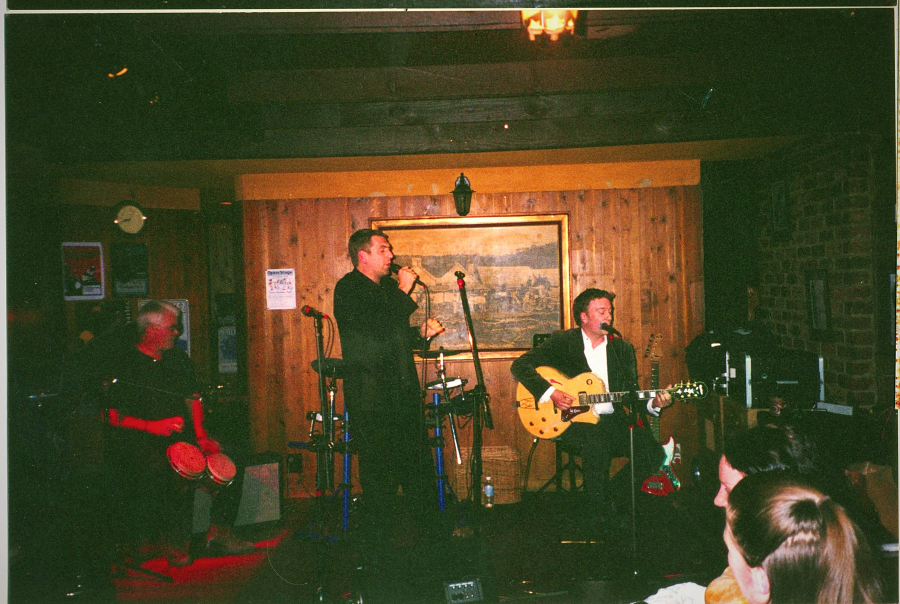
#> input picture assets/img/band-full-1994.jpg, 1800 x 1208 px (shown at 1/2 size)
$ python -i archival.py   (imports and definitions only)
#> lines starting #> are read from the running program, lines starting #| are printed output that depends on the picture
#> further down, picture is the input picture: PIL image 1800x1208 RGB; mean R, G, B 73.3, 68.5, 37.9
"""Shared archival image treatment."""
#!/usr/bin/env python3
"""Turn the two St Andrews Pub scans into a set of archival plates for the site."""
import os, math
from PIL import Image, ImageEnhance, ImageOps, ImageFilter, ImageChops

SRC = "/mnt/user-data/uploads/Frankie Velvet"
OUT = "/home/claude/frankievelvet/assets/img"
# [1 line not run here, left out]

# [33 lines left out: function trim_scanner_border, not called in this run]


def grade(im, lift=0.075, warmth=1.02, sat=0.88, gamma=0.76, vig=0.32, grain=7):
    """Faded-archive grade: open the shadows, warm it, pull the saturation, vignette, grain."""
#> called with lift = 0.075, warmth = 1.02, sat = 0.88, gamma = 0.76, vig = 0.32, grain = 7
    im = im.convert("RGB")

    # gamma lift so the very dark pub interior reads
    lut = [min(255, int(255 * ((i / 255) ** gamma))) for i in range(256)]
    im = im.point(lut * 3)

    # gentle per-channel autocontrast keeps the reds from clipping
    im = ImageOps.autocontrast(im, cutoff=(0.4, 0.6))

    # shadow lift, weighted so the blacks go warm brown rather than green
    L = lift * 255
    r, g, b = im.split()
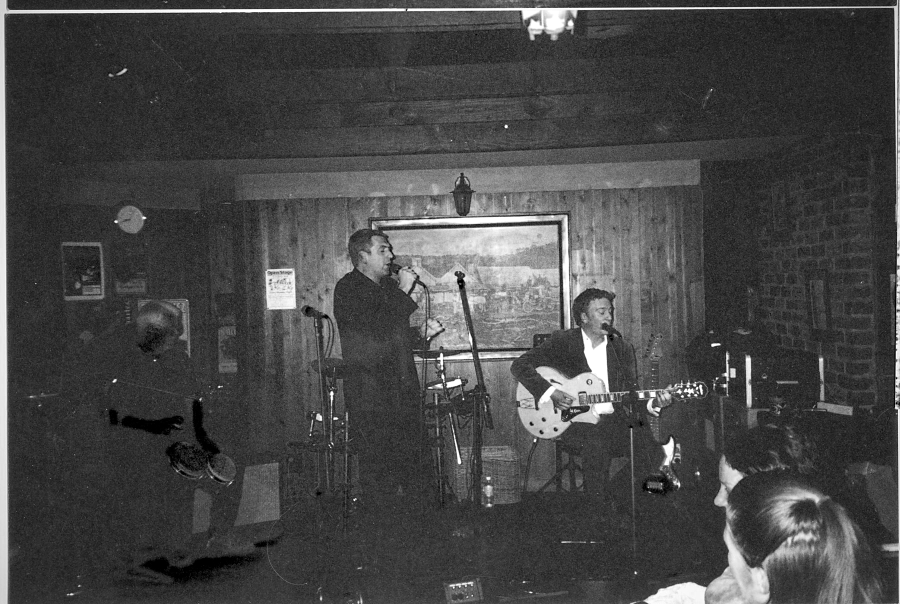
#> g: PIL image 1800x1208 L (shown at 1/2 size); min 0, max 255, mean 71.1
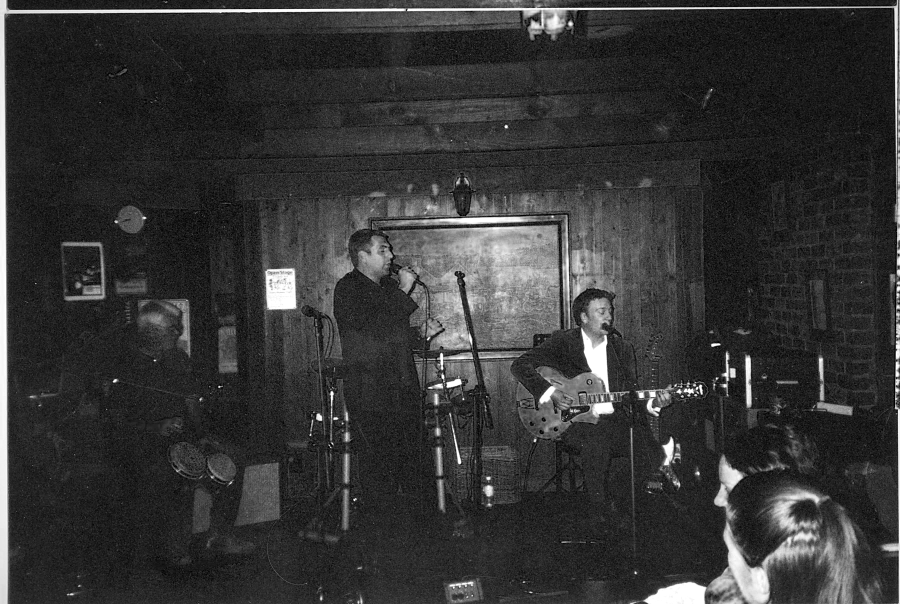
#> b: PIL image 1800x1208 L (shown at 1/2 size); min 0, max 255, mean 53.2
    r = r.point(lambda i: min(255, int(i * (1.03 * warmth) + L * 1.00)))
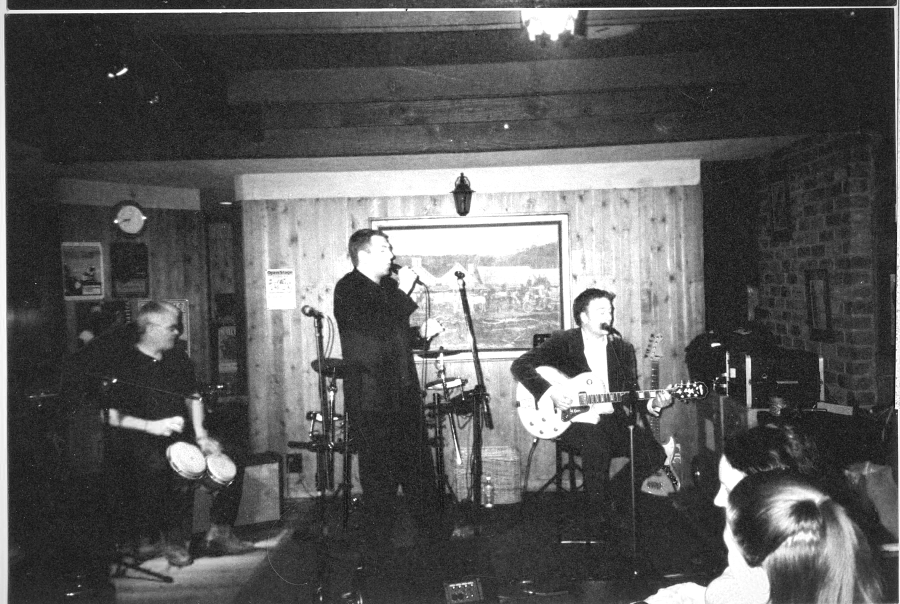
#> r: PIL image 1800x1208 L (shown at 1/2 size); min 19, max 255, mean 91.2
    g = g.point(lambda i: min(255, int(i * 0.985 + L * 0.78)))
    b = b.point(lambda i: min(255, int(i * (0.930 / warmth) + L * 0.58)))
    im = Image.merge("RGB", (r, g, b))

    im = ImageEnhance.Color(im).enhance(sat)
    im = ImageEnhance.Contrast(im).enhance(1.06)

    # vignette
    w, h = im.size
#> w = 1800; h = 1208
    mask = Image.new("L", (w, h), 0)
#> mask: PIL image 1800x1208 L; every value is 0
    mpx = mask.load()
    cx, cy = w / 2, h / 2
#> cx = 900; cy = 604
    mx = math.hypot(cx, cy)
#> mx = 1083.9
    for y in range(0, h, 2):
        for x in range(0, w, 2):
            d = math.hypot(x - cx, y - cy) / mx
            v = int(255 * max(0.0, 1 - vig * (d ** 2.4)))
            mpx[x, y] = v
            if x + 1 < w: mpx[x + 1, y] = v
            if y + 1 < h:
                mpx[x, y + 1] = v
                if x + 1 < w: mpx[x + 1, y + 1] = v
    mask = mask.filter(ImageFilter.GaussianBlur(w / 60))
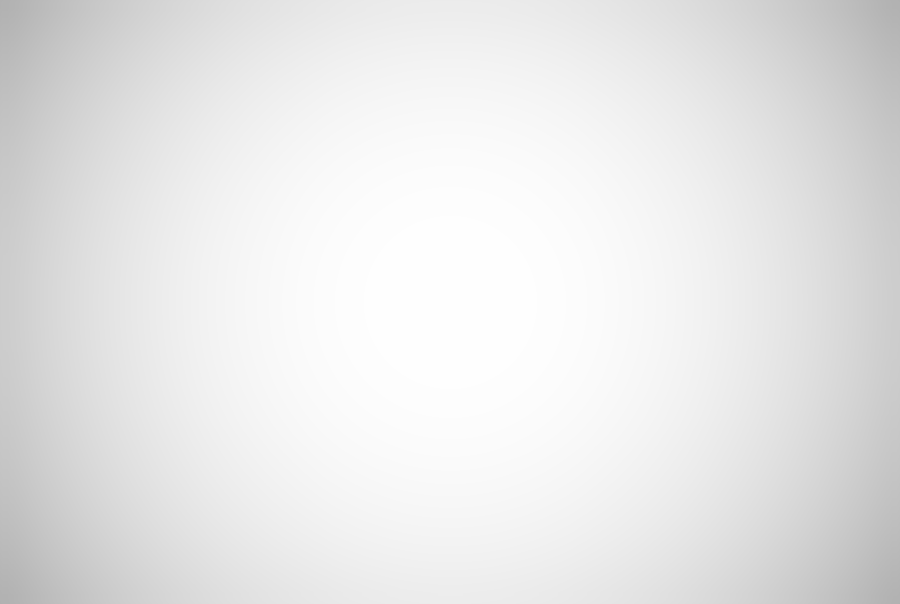
#> mask: PIL image 1800x1208 L (shown at 1/2 size); min 177, max 254, mean 231.4
    black = Image.new("RGB", (w, h), (26, 18, 14))
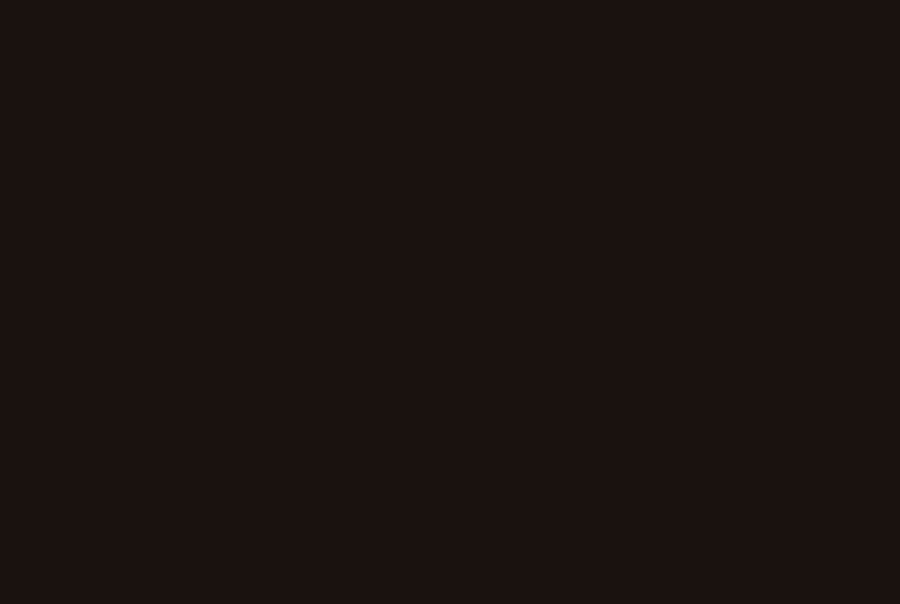
#> black: PIL image 1800x1208 RGB (shown at 1/2 size); mean R, G, B 26, 18, 14
    im = Image.composite(im, black, mask)
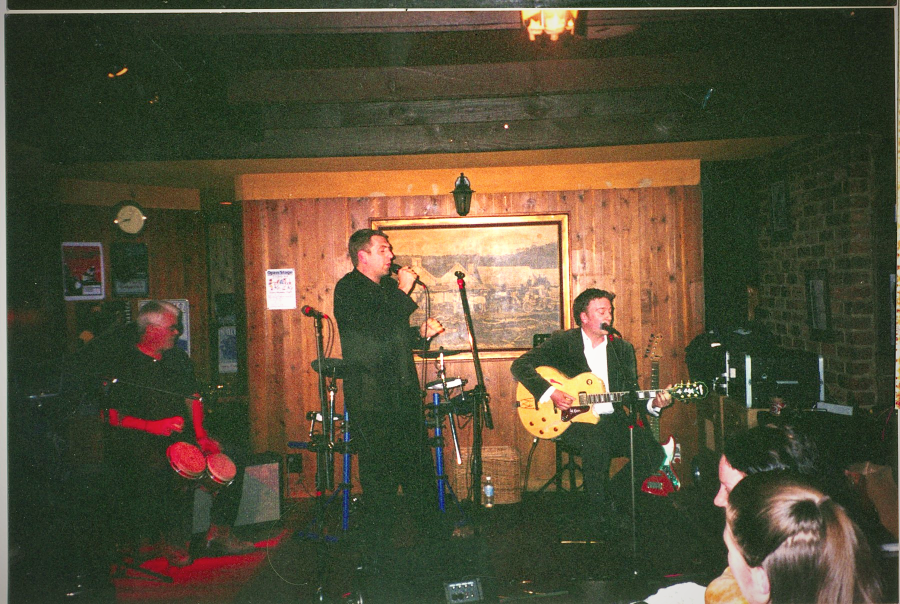
#> im: PIL image 1800x1208 RGB (shown at 1/2 size); mean R, G, B 85.5, 78.2, 56

    # film grain
    if grain:
        import random
        n = Image.effect_noise((w, h), grain).convert("L")
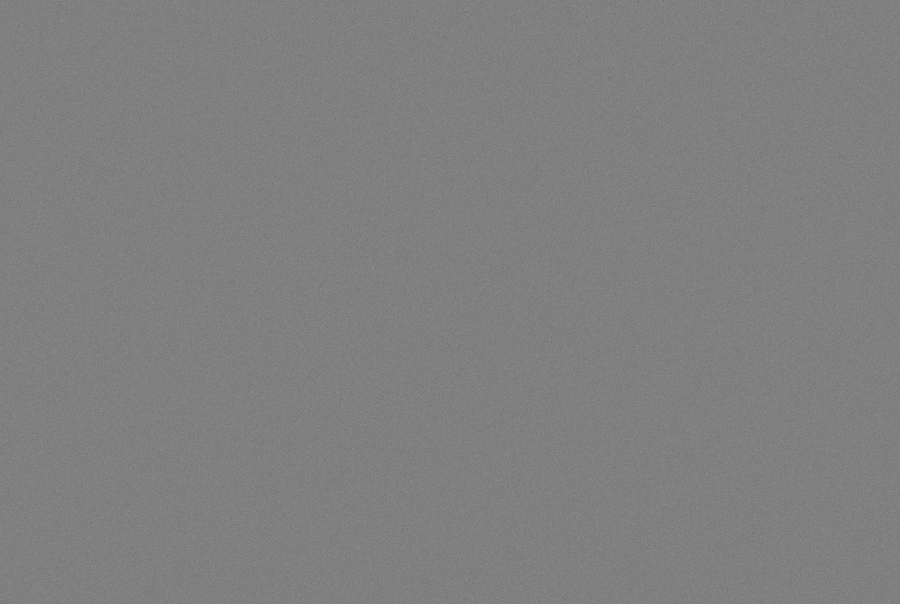
#> n: PIL image 1800x1208 L (shown at 1/2 size); min 90, max 160, mean 127.5
        n = n.point(lambda i: 128 + (i - 128) * 0.55)
        im = ImageChops.overlay(im, Image.merge("RGB", (n, n, n)))
        im = Image.blend(im, im.filter(ImageFilter.GaussianBlur(0.4)), 0.25)

    return im


# [8 lines left out: function save, not called in this run]


def frac(im, l, t, r, b):
    w, h = im.size
    return im.crop((int(w * l), int(h * t), int(w * r), int(h * b)))

>>> from PIL import Image
>>> picture = Image.open('../assets/img/band-full-1994.jpg')
>>> result = grade(picture)

$ run again, on assets/img/band-hero.jpg
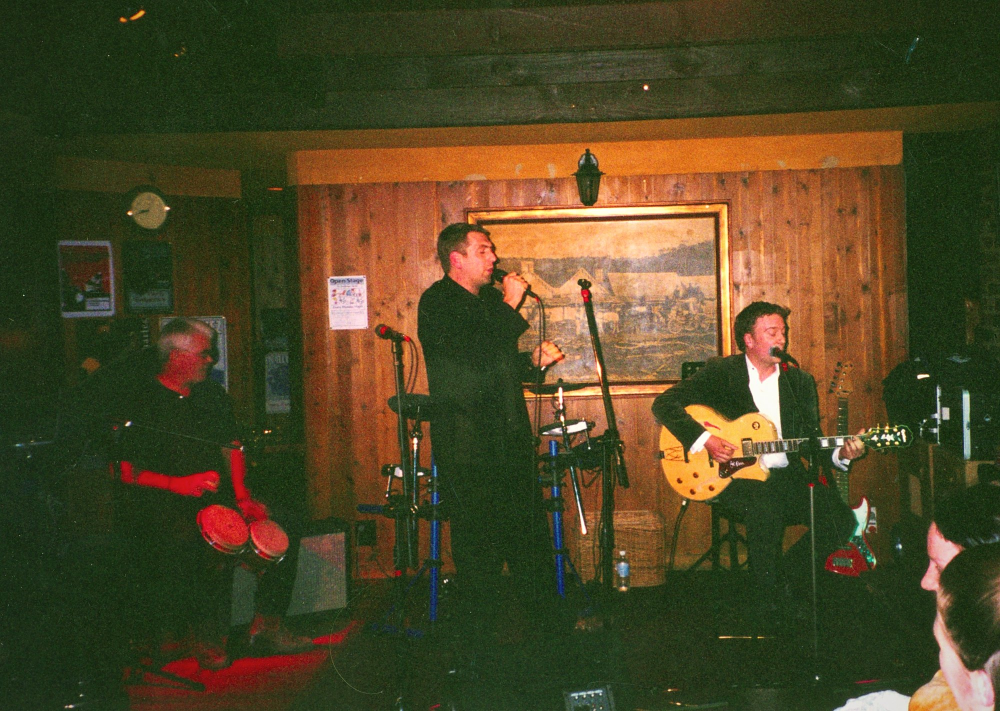
#> input picture assets/img/band-hero.jpg, 2000 x 1422 px (shown at 1/2 size)
#> picture is the input picture: PIL image 2000x1422 RGB; mean R, G, B 78.8, 69.5, 37.4
#> in grade, `r = r.point(lambda i: min(255, int(i * (1.03 * warmth) + L * 1.00)))`:
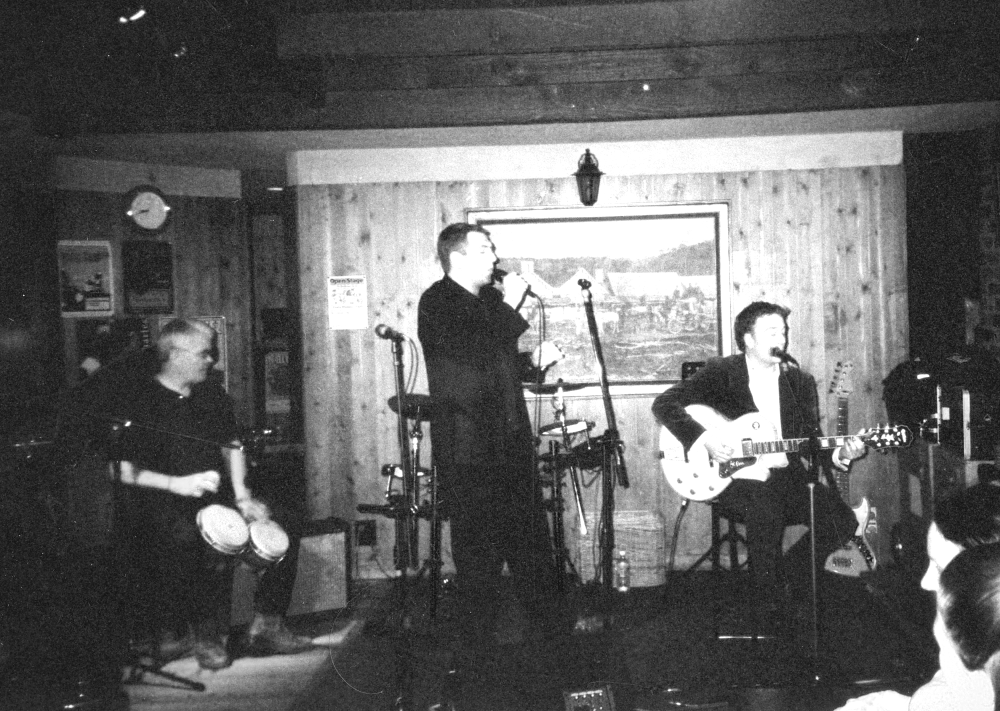
#> r: PIL image 2000x1422 L (shown at 1/2 size); min 19, max 255, mean 97.4
#> in grade, `im = Image.composite(im, black, mask)`:
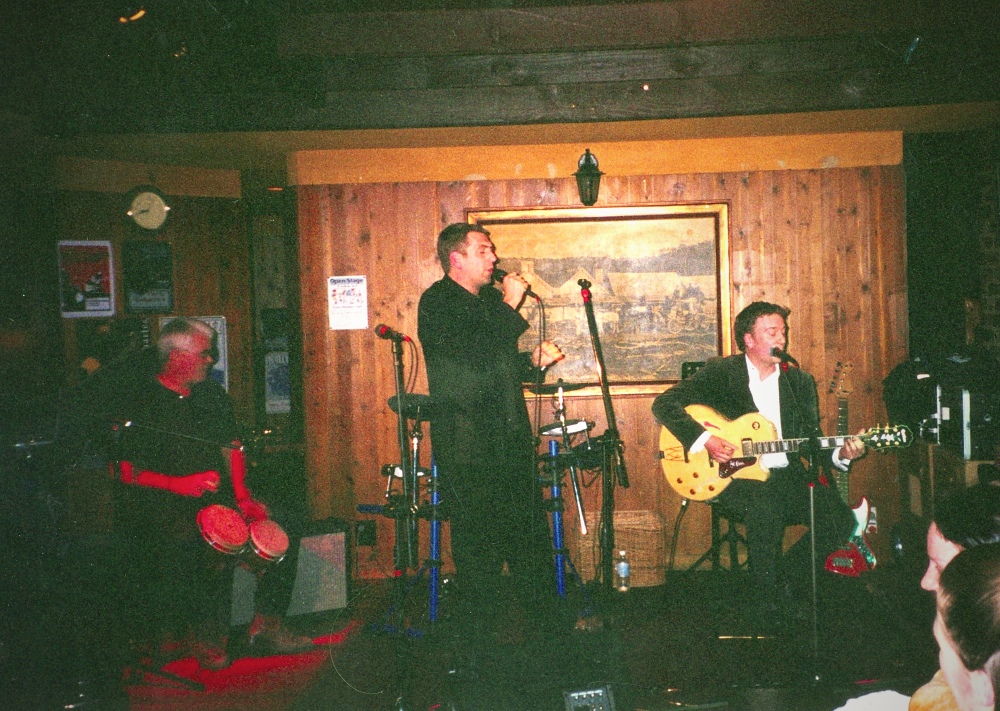
#> im: PIL image 2000x1422 RGB (shown at 1/2 size); mean R, G, B 91.4, 84, 56.7

$ run again, on assets/img/band-quintet.jpg
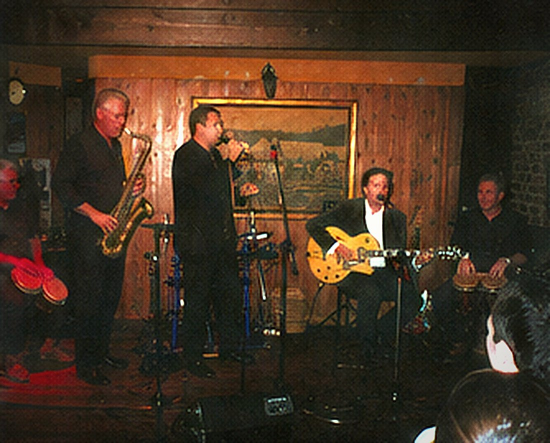
#> input picture assets/img/band-quintet.jpg, 1100 x 886 px (shown at 1/2 size)
#> picture is the input picture: PIL image 1100x886 RGB; mean R, G, B 71.6, 52, 35.5
#> in grade, `r = r.point(lambda i: min(255, int(i * (1.03 * warmth) + L * 1.00)))`:
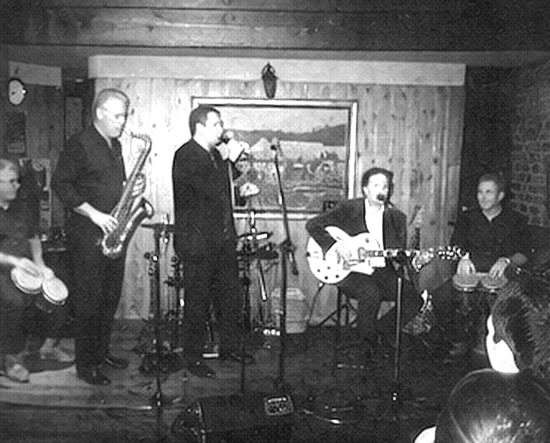
#> r: PIL image 1100x886 L (shown at 1/2 size); min 19, max 255, mean 98.1
#> in grade, `im = ImageChops.overlay(im, Image.merge("RGB", (n, n, n)))`:
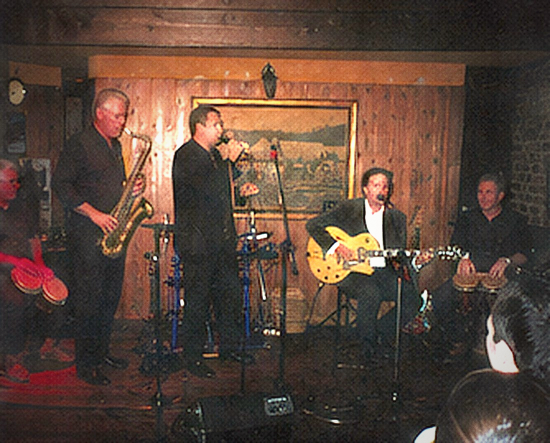
#> im: PIL image 1100x886 RGB (shown at 1/2 size); mean R, G, B 90.8, 69.4, 58

$ run again, on assets/img/band-wide-1997.jpg
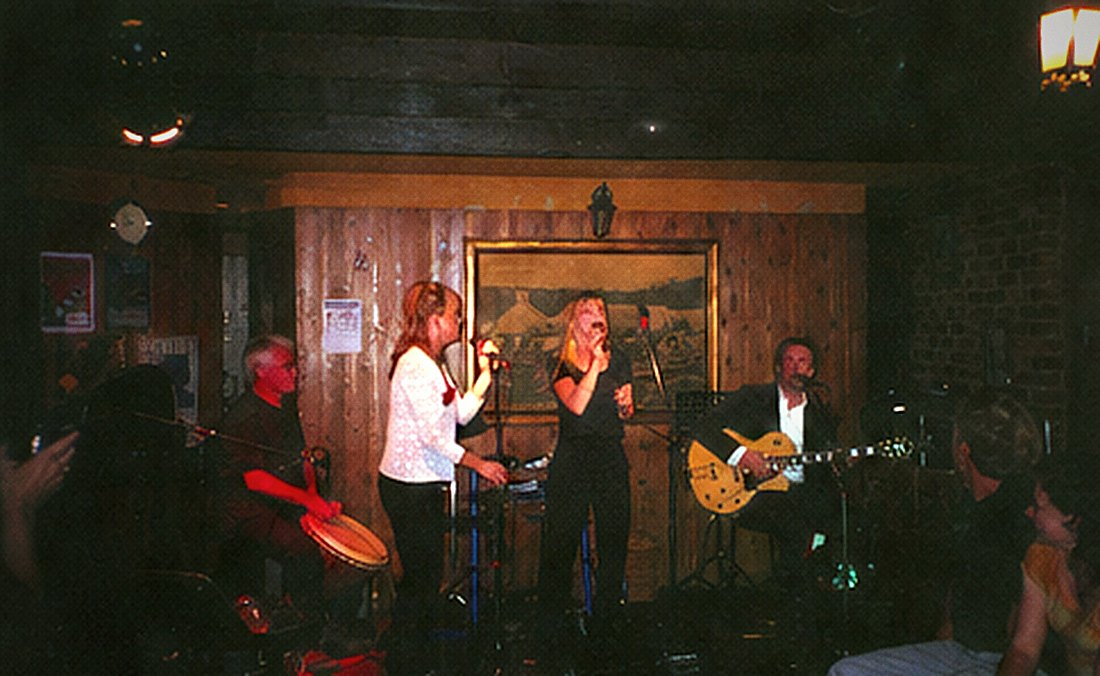
#> input picture assets/img/band-wide-1997.jpg, 1100 x 676 px
#> picture is the input picture: PIL image 1100x676 RGB; mean R, G, B 56.8, 45.7, 32.1
#> in grade, `im = Image.merge("RGB", (r, g, b))`:
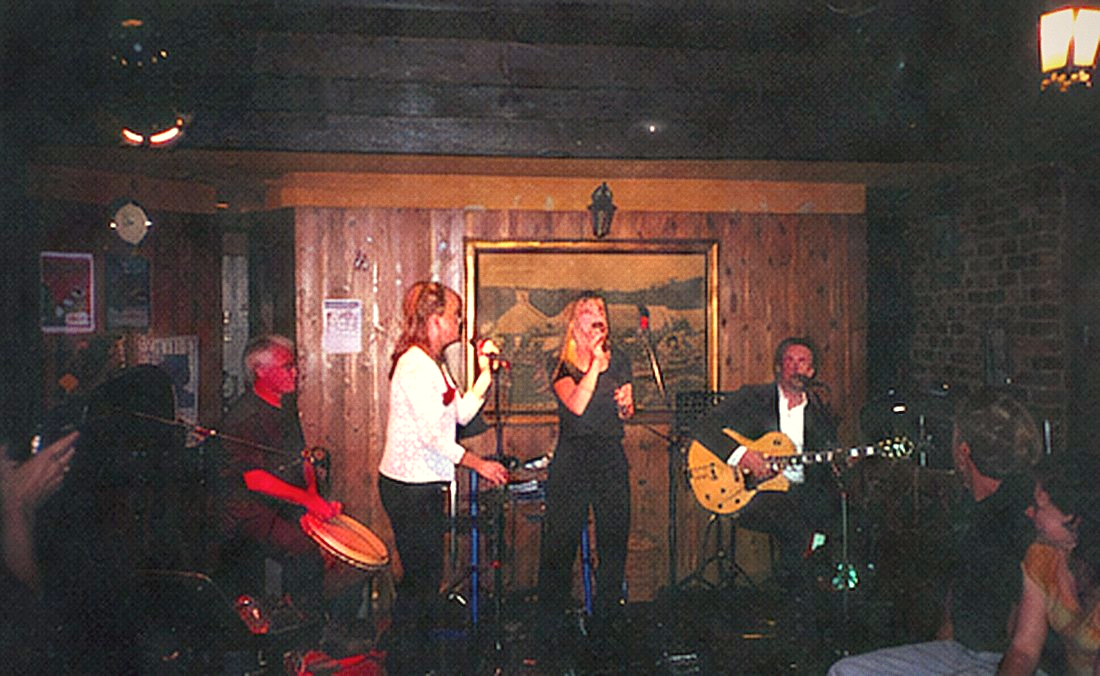
#> im: PIL image 1100x676 RGB; mean R, G, B 78.2, 62.6, 57.7
